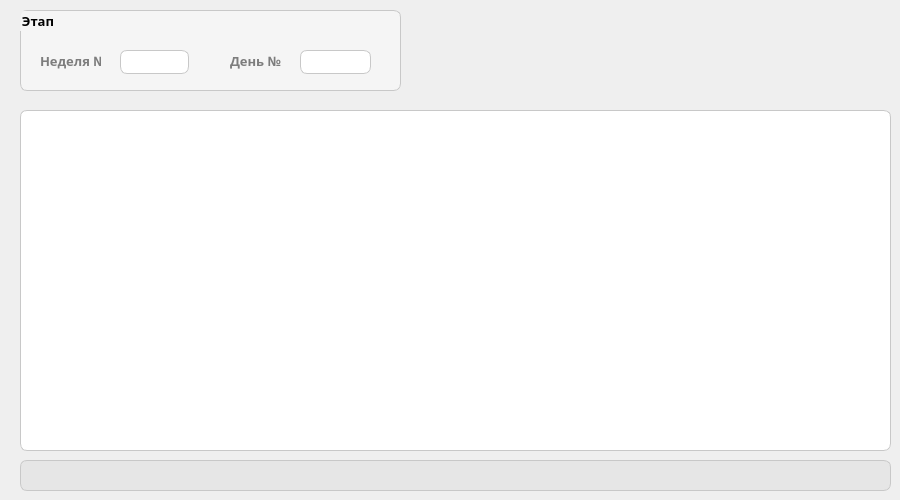
    <widget class="QWidget" name="y_page_viewing">
     <widget class="QTableWidget" name="y_tbl_data_yoga">
      <property name="geometry">
       <rect>
        <x>20</x>
        <y>110</y>
        <width>871</width>
        <height>341</height>
       </rect>
      </property>
      <property name="font">
       <font>
        <family>Bahnschrift SemiLight SemiConde</family>
        <pointsize>10</pointsize>
        <weight>50</weight>
        <italic>false</italic>
        <bold>false</bold>
       </font>
      </property>
      <property name="cursor" stdset="0">
       <cursorShape>PointingHandCursor</cursorShape>
      </property>
      <property name="styleSheet">
       <string notr="true">border-radius: 7px;
border-width: 1px;
border-style: solid;
border-color: rgb(200, 200, 200);
background-color: rgb(255, 255, 255);
color: rgb(0, 0, 0);</string>
      </property>
     </widget>
     <widget class="QGroupBox" name="y_gb_stage_tab_viewing">
      <property name="geometry">
       <rect>
        <x>20</x>
        <y>10</y>
        <width>381</width>
        <height>81</height>
       </rect>
      </property>
      <property name="font">
       <font>
        <family>Bahnschrift SemiBold SemiConden</family>
        <pointsize>10</pointsize>
        <weight>75</weight>
        <italic>false</italic>
        <bold>true</bold>
       </font>
      </property>
      <property name="styleSheet">
       <string notr="true">border-radius: 7px;
border-width: 1px;
border-style: solid;
border-color: rgb(200, 200, 200);
background-color: rgb(245, 245, 245);</string>
      </property>
      <property name="title">
       <string>Этап</string>
      </property>
      <widget class="QLabel" name="y_l_day_number_page_viewing">
       <property name="geometry">
        <rect>
         <x>210</x>
         <y>40</y>
         <width>51</width>
         <height>21</height>
        </rect>
       </property>
       <property name="font">
        <font>
         <family>Bahnschrift SemiBold SemiConden</family>
         <pointsize>10</pointsize>
         <weight>75</weight>
         <italic>false</italic>
         <bold>true</bold>
         <underline>false</underline>
        </font>
       </property>
       <property name="styleSheet">
        <string notr="true">border-width: 0px;
color: rgb(125, 125, 125);</string>
       </property>
       <property name="text">
        <string>День №</string>
       </property>
      </widget>
      <widget class="QLabel" name="y_l_week_number_page_viewing">
       <property name="geometry">
        <rect>
         <x>20</x>
         <y>40</y>
         <width>61</width>
         <height>21</height>
        </rect>
       </property>
       <property name="font">
        <font>
         <family>Bahnschrift SemiBold SemiConden</family>
         <pointsize>10</pointsize>
         <weight>75</weight>
         <italic>false</italic>
         <bold>true</bold>
         <underline>false</underline>
        </font>
       </property>
       <property name="styleSheet">
        <string notr="true">border-width: 0px;
color: rgb(125, 125, 125);</string>
       </property>
       <property name="text">
        <string>Неделя №</string>
       </property>
      </widget>
      <widget class="QComboBox" name="y_cb_week_number">
       <property name="geometry">
        <rect>
         <x>100</x>
         <y>40</y>
         <width>69</width>
         <height>24</height>
        </rect>
       </property>
       <property name="font">
        <font>
         <family>Bahnschrift SemiLight SemiConde</family>
         <pointsize>10</pointsize>
         <weight>50</weight>
         <bold>false</bold>
        </font>
       </property>
       <property name="cursor">
        <cursorShape>OpenHandCursor</cursorShape>
       </property>
       <property name="styleSheet">
        <string notr="true">QComboBox{
	border-radius: 7px;
	border-width: 1px;
	border-style: solid;
	border-color: rgb(200, 200, 200);
	background-color: rgb(255, 255, 255);
	color: rgb(0, 0, 0);
	padding-left: 6px;
}

QComboBox:drop-down{
	border: 0px;
}

QComboBox::down-arrow{
	image: url(:/comboBox/icons/ComboBox/cb_down_arrow.png);
	wight: 12px;
	height: 12px;
	margin-right: 3px;
}

QComboBox::down-arrow:on{
	image: url(:/comboBox/icons/ComboBox/cb_up_arrow.png);
	wight: 12px;
	height: 12px;
	margin-right: 3px;
}

QComboBox:hover{
	border-color: rgb(55, 122, 255);
}

QComboBox:disabled{
	border-color: rgb(200, 200, 200);
	background-color: rgb(230, 230, 230);
}</string>
       </property>
      </widget>
      <widget class="QComboBox" name="y_cb_day_number">
       <property name="geometry">
        <rect>
         <x>280</x>
         <y>40</y>
         <width>71</width>
         <height>24</height>
        </rect>
       </property>
       <property name="font">
        <font>
         <family>Bahnschrift SemiLight SemiConde</family>
         <pointsize>10</pointsize>
         <weight>50</weight>
         <bold>false</bold>
        </font>
       </property>
       <property name="cursor">
        <cursorShape>OpenHandCursor</cursorShape>
       </property>
       <property name="styleSheet">
        <string notr="true">QComboBox{
	border-radius: 7px;
	border-width: 1px;
	border-style: solid;
	border-color: rgb(200, 200, 200);
	background-color: rgb(255, 255, 255);
	color: rgb(0, 0, 0);
	padding-left: 6px;
}

QComboBox:drop-down{
	border: 0px;
}

QComboBox::down-arrow{
	image: url(:/comboBox/icons/ComboBox/cb_down_arrow.png);
	wight: 12px;
	height: 12px;
	margin-right: 3px;
}

QComboBox::down-arrow:on{
	image: url(:/comboBox/icons/ComboBox/cb_up_arrow.png);
	wight: 12px;
	height: 12px;
	margin-right: 3px;
}

QComboBox:hover{
	border-color: rgb(55, 122, 255);
}

QComboBox:disabled{
	border-color: rgb(200, 200, 200);
	background-color: rgb(230, 230, 230);
}</string>
       </property>
      </widget>
     </widget>
     <widget class="QPushButton" name="y_pb_hint_changing_data_yoga">
      <property name="enabled">
       <bool>false</bool>
      </property>
      <property name="geometry">
       <rect>
        <x>20</x>
        <y>460</y>
        <width>871</width>
        <height>31</height>
       </rect>
      </property>
      <property name="font">
       <font>
        <family>Bahnschrift Light SemiCondensed</family>
        <pointsize>9</pointsize>
        <italic>true</italic>
       </font>
      </property>
      <property name="layoutDirection">
       <enum>Qt::LeftToRight</enum>
      </property>
      <property name="styleSheet">
       <string notr="true">QPushButton:disabled{
	text-align: left;
	border-radius: 7px;
	border-width: 1px;
	border-style: solid;
	border-color: rgb(200, 200, 200);
	padding-left: 3px;
	background-color: rgb(230, 230, 230);
	color: rgb(0, 0, 0);
}</string>
      </property>
      <property name="text">
       <string/>
      </property>
      <property name="icon">
       <iconset>
        <normaloff>../../Users/user_1/OneDrive/Спорт/Фото/Иконки/Черные/125768.png</normaloff>../../Users/user_1/OneDrive/Спорт/Фото/Иконки/Черные/125768.png</iconset>
      </property>
      <property name="iconSize">
       <size>
        <width>19</width>
        <height>19</height>
       </size>
      </property>
     </widget>
    </widget>
